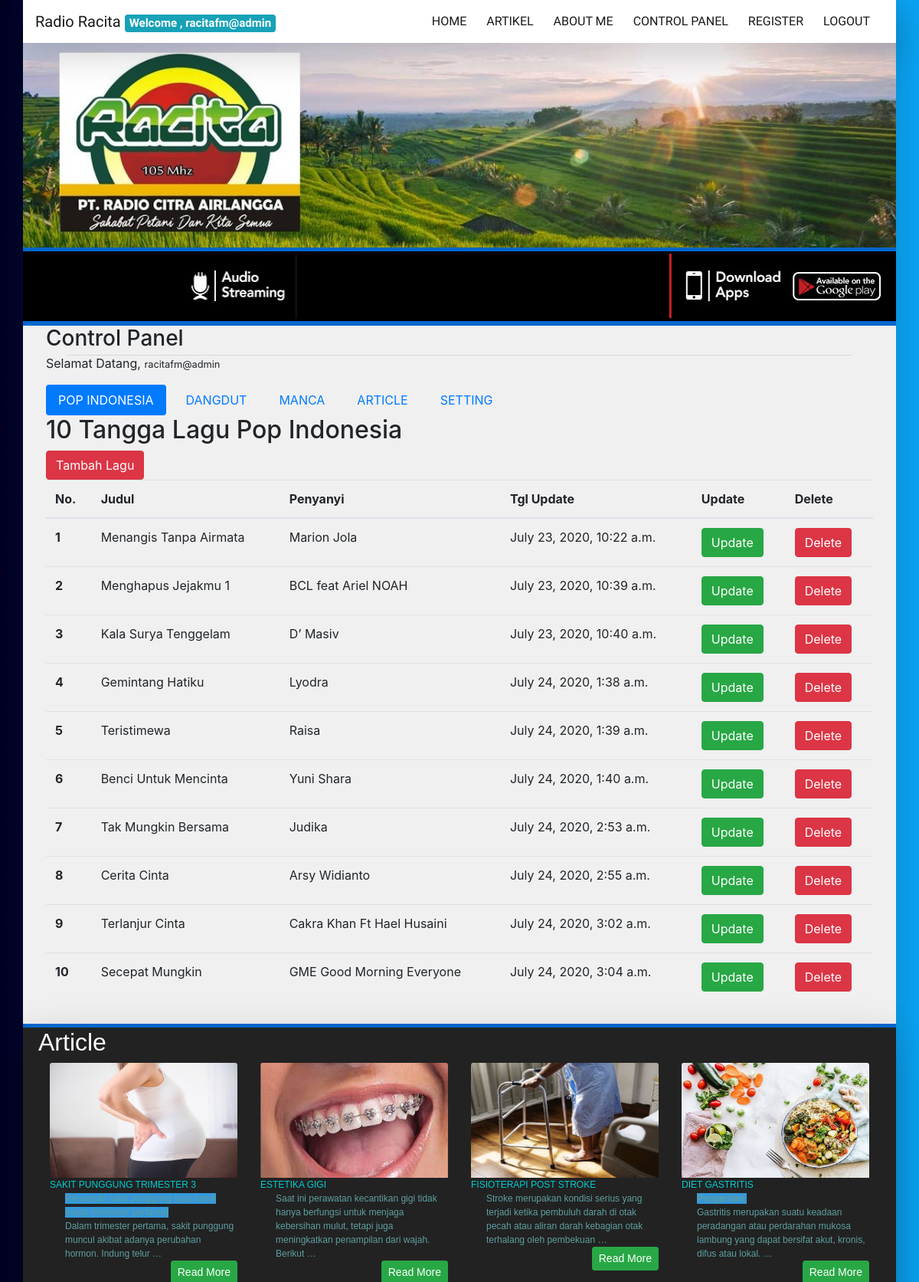
The app's page /articles/dashboard/ (signed in, upper part) with its own data.
### article/models.py (models this page shows, shortened)
class Song(models.Model):
    penyanyi = models.CharField(max_length = 100,verbose_name = "Penyanyi")
    judul = models.CharField(max_length = 100,verbose_name = "Judul")
    tipe = models.CharField(max_length = 100,verbose_name = "Tipe")
    tglupdate = models.DateTimeField(auto_now_add=True,verbose_name="Tgl Update")
    nomer = models.IntegerField(verbose_name="Nomer")
    class Meta:
        ordering = ['nomer']

class Article(models.Model):
    author = models.ForeignKey("auth.User",on_delete = models.CASCADE,verbose_name = "Yazar ")
    title = models.CharField(max_length = 200,verbose_name = "Title")
    content = RichTextField()
    created_date = models.DateTimeField(auto_now_add=True,verbose_name="Oluşturulma Tarihi")
    article_image = models.FileField(blank = True,null = True,verbose_name="Tambahkan Foto ke Artikel")
    class Meta:
        ordering = ['-created_date']

### article/views.py (the view)
# urls.py: path('dashboard/',views.dashboard,name = "dashboard"),
@login_required(login_url = "user:login")
def dashboard(request):
    medsoss = Medsos.objects.all()
    articles = Article.objects.filter(author = request.user)
    pops = Song.objects.filter(tipe = 'pop')
    dangduts = Song.objects.filter(tipe = 'dangdut')
    mancas = Song.objects.filter(tipe = 'manca')
    print('hasil request :',request)
    context = {
        "articles":articles,"pops":pops,"dangduts":dangduts,"mancas":mancas,"medsoss":medsoss
    }
    return render(request,"dashboard.html",context)

### templates/dashboard.html (shortened to what this page needs)
{% extends "layout.html" %}
{% block body %}
<h3>Control Panel</h3>
<hr>
<p>
    Selamat Datang, <small>{{request.user.username}}</small>
</p>
<ul class="nav nav-pills">
  <li class="nav-item">
    <a class="nav-link " href="#pop">Pop Indonesia</a>
  </li>
  <li class="nav-item">
    <a class="nav-link" href="#dangdut">Dangdut</a>
  </li>
  <li class="nav-item">
    <a class="nav-link" href="#manca">Manca</a>
  </li>
  <li class="nav-item">
    <a class="nav-link " href="#article">Article</a>
  </li>
  <li class="nav-item">
    <a class="nav-link " href="#setting">Setting</a>
  </li>
</ul>
<div class="tab-content" >
  <div id="pop" class="tab-pane fade " >
             <h2>10 Tangga Lagu Pop Indonesia</h2>
             <a class = "btn btn-danger" href = "{% url 'article:addsongpop' %}">Tambah Lagu
</a>
         {% if pops %}
        <table class="table">
          <thead>
            <tr>
              <th scope="col">No.</th>
              <th scope="col">Judul</th>
              <th scope="col">Penyanyi</th>
              <th scope="col">Tgl Update</th>
              <th scope="col">Update</th>
              <th scope="col">Delete</th>
            </tr>
          </thead>
          <tbody>
            {% for song in pops %}
            <tr>
              <th scope="row">{{song.nomer}}</th>
              <td>{{song.judul}}</td>
              <td>{{song.penyanyi}}</td>
              <td>{{song.tglupdate}}</td>
              <td><a href="{% url 'article:songupdate' song.id %}" class = "btn
btn-success">Update</a></td>
              <td><a href="{% url 'article:songdelete' song.id %}" class = "btn
btn-danger">Delete</a> </td>
            </tr>
            {% endfor %}
          </tbody>
        </table>
        {% endif %}
   </div>
</div>
{% endblock body %}

### templates/includes/navbar.html (shortened to what this page needs)
<nav class="navbar navbar-expand-lg navbar-light bg-grey shadow-lg">
      <a class="navbar-brand" href="{% url 'index'  %}">Radio Racita
        {% if request.user.is_authenticated %} <span class="badge badge-info">Welcome ,
          {{request.user.username}} </span> {% else %} <span class="badge badge-primary">New</span> {% endif %}
      </a>
          <div class="collapse navbar-collapse" id="navbarCollapse">
              <ul class="navbar-nav ml-auto">
                <li class="nav-item active">
                  <a class="nav-link" href="{% url 'index'  %}">Home</a>
                </li>
                <li class="nav-item active">
                    <a class="nav-link" href="{% url 'article:articles'  %}">Artikel</a>
                </li>
                <li class="nav-item active">
                  <a class="nav-link" href="{% url 'about'  %}">About Me</a>
                </li>
              {% if request.user.is_authenticated %}
              <li class="nav-item active">
                <a class="nav-link" href="{% url 'article:dashboard'  %}">Control Panel</a>
              </li>
              <li class="nav-item active">
                <a class="nav-link" href="{% url 'user:register'  %}">Register</a>
              </li>
              <li class="nav-item active">
                <a class="nav-link" href="{% url 'user:logout'  %}">Logout</a>
              </li>
              {% else %}
              <li class="nav-item active">
                <a class="nav-link" href="{% url 'user:login'  %}">Login</a>
              </li>
              {% endif %}
              </ul>
            </div>
</nav>

### templates/footer.html (shortened to what this page needs)
{% load static %}
<div  class="footer shadow-lg ">
    <h2 style="margin-left: 20px;">Article</h2>
    <div class="row" style="margin-left: 20px;margin-right: 20px;" >
      {% for article in articles %}
    <div class="col-md-3" >
             <a href="{% url 'article:detail' article.id %}">
            {% if article.article_image %}
            <img src="{{article.article_image.url}}" alt="Lights" class="card-img-top"  style="width:100%;height:150px;"> </a>
             {% endif %}
              <span style="color :darkturquoise  ;">{{article.title}}</span>
              <div  style="padding-left: 20px;color: cadetblue;">
              <span >
                {{article.content|safe|truncatewords:20}}
              </span>
             <br>
            <a style ="float : right;" href="{% url 'article:detail' article.id %}" class ="btn btn-success btn-sm">Read More</a>
          </div>
    </div>
      {% endfor %}
    </div>
  </div>

### static/css/style.css (style rules this page uses)
.nav-link { text-transform: uppercase; margin-right: 10px; }
.footer { background-color: #222; border-width: 10px; margin-left: -15px; margin-right: -15px; border-top: 5px solid #0066cc; color: white; font-size: 12px; font-family: Verdana, Geneva, Tahoma, sans-serif; }
.navbar { margin-left: -15px; margin-right: -15px; z-index: 1; font-family: 'Viga', sans-serif; background-color: white; }
hr { width: 95%; margin-top:-4px; margin-bottom:-2px; }
@media (min-width:992px) { body { background: linear-gradient(90deg, rgba(2,0,36,1) 0%, rgba(11,164,244,1) 61%); } }
@media (min-width:992px) { .nav-link { height: 40px; text-transform: uppercase; margin-right: 10px; } }

### records on screen
Song: nomer "1", judul "Menangis Tanpa Airmata", penyanyi "Marion Jola", tglupdate "July 23, 2020, 10:22 a.m."
Song: nomer "2", judul "Menghapus Jejakmu 1", penyanyi "BCL feat Ariel NOAH", tglupdate "July 23, 2020, 10:39 a.m."
Song: nomer "3", judul "Kala Surya Tenggelam", penyanyi "D’ Masiv", tglupdate "July 23, 2020, 10:40 a.m."
Song: nomer "4", judul "Gemintang Hatiku", penyanyi "Lyodra", tglupdate "July 24, 2020, 1:38 a.m."
Song: nomer "5", judul "Teristimewa", penyanyi "Raisa", tglupdate "July 24, 2020, 1:39 a.m."
Song: nomer "6", judul "Benci Untuk Mencinta", penyanyi "Yuni Shara", tglupdate "July 24, 2020, 1:40 a.m."
Song: nomer "7", judul "Tak Mungkin Bersama", penyanyi "Judika", tglupdate "July 24, 2020, 2:53 a.m."
Song: nomer "8", judul "Cerita Cinta", penyanyi "Arsy Widianto", tglupdate "July 24, 2020, 2:55 a.m."
Song: nomer "9", judul "Terlanjur Cinta", penyanyi "Cakra Khan Ft Hael Husaini", tglupdate "July 24, 2020, 3:02 a.m."
Song: nomer "10", judul "Secepat Mungkin", penyanyi "GME Good Morning Everyone", tglupdate "July 24, 2020, 3:04 a.m."
Article: article_image (picture), title "SAKIT PUNGGUNG TRIMESTER 3", content "Penyebab sakit punggung saat hamil muda (trimester pertama) Dalam trimester pertama, sakit punggung muncul akibat adanya perubahan hormon. Indung telur …"
Article: article_image (picture), title "ESTETIKA GIGI", content "Saat ini perawatan kecantikan gigi tidak hanya berfungsi untuk menjaga kebersihan mulut, tetapi juga meningkatkan penampilan dari wajah. Berikut …"
Article: article_image (picture), title "FISIOTERAPI POST STROKE", content "Stroke merupakan kondisi serius yang terjadi ketika pembuluh darah di otak pecah atau aliran darah kebagian otak terhalang oleh pembekuan …"
Article: article_image (picture), title "DIET GASTRITIS", content "Pengertian Gastritis merupakan suatu keadaan peradangan atau perdarahan mukosa lambung yang dapat bersifat akut, kronis, difus atau lokal. …"

### other values on screen
{{ request.user.username }} "racitafm@admin"
